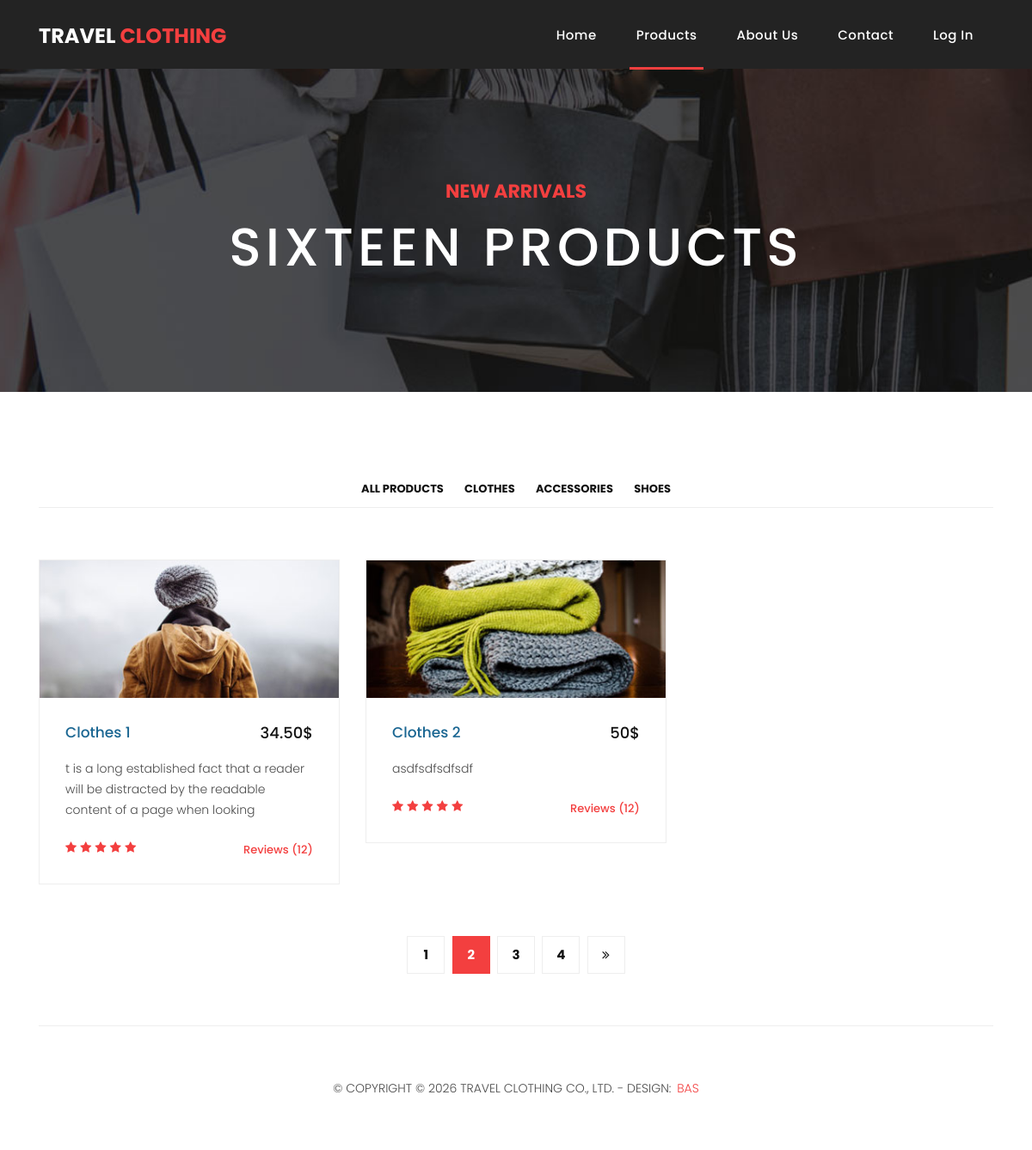
/product/1/, run on an earlier commit of the app's database.
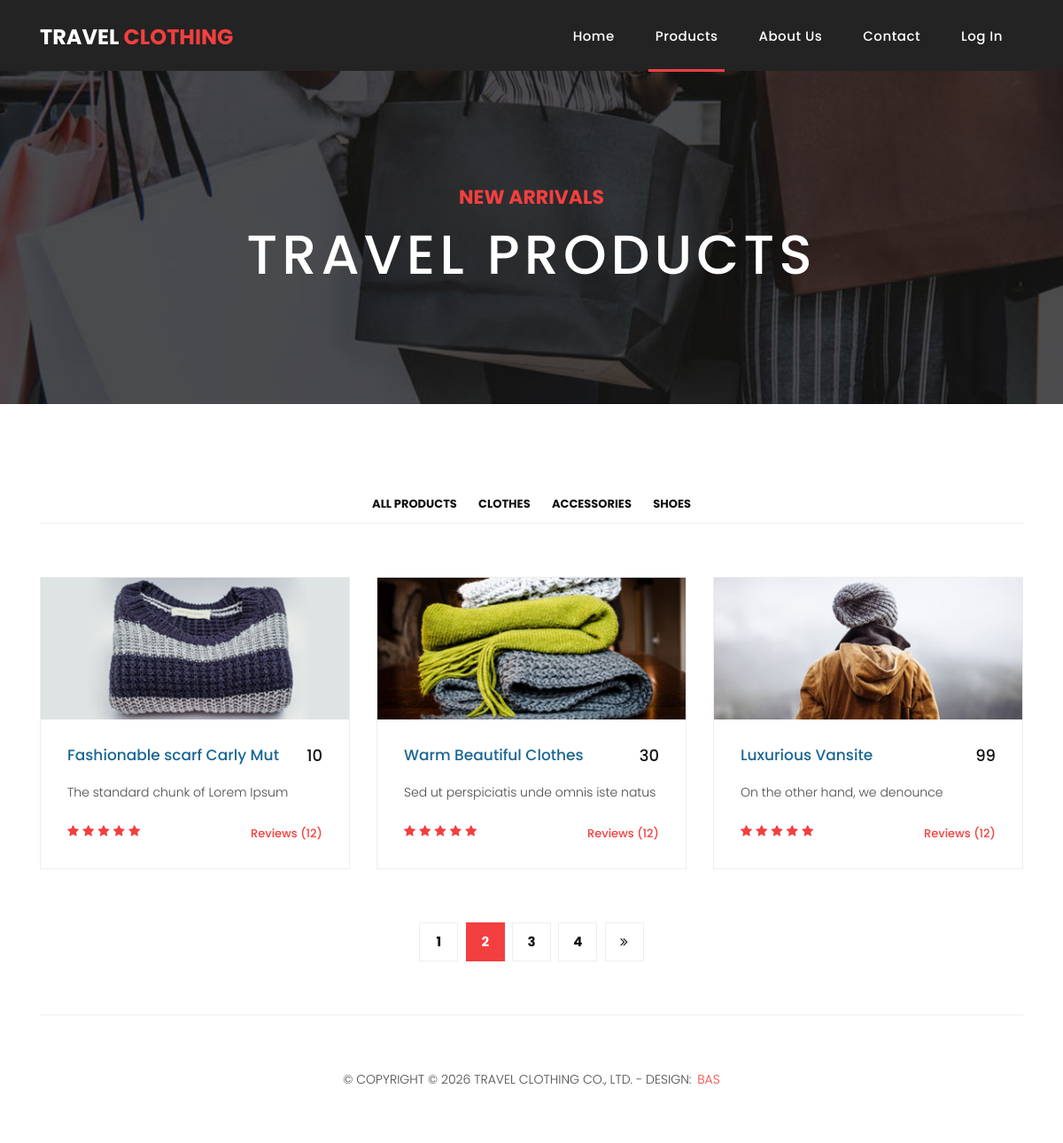
And on a later commit of the database.
### main/models.py (models this page shows, shortened)
class ProductTitle(models.Model):
    title = models.CharField('Title', max_length=50)
    subtitle = models.CharField('Subtitle', max_length=50)
    img = models.ImageField('Image', upload_to='images')

class ProductCategory(models.Model):
    name = models.CharField('Category Name', max_length=50)
    class Meta:
        verbose_name = 'Product Category'
        verbose_name_plural = 'Product Categories'

class Product(models.Model):
    category = models.ForeignKey(ProductCategory, on_delete=models.CASCADE, related_name='cat_prod')
    img = models.ImageField('Name', upload_to='images')
    name = models.CharField('Name', max_length=50)
    text = models.TextField('Text')
    price = models.PositiveIntegerField('Price')
    datetime = models.DateField('Datetime', auto_now=True)
    class Meta:
        ordering = ('-datetime',)

### main/views.py (the view)
# urls.py: path('product/<int:id>/', views.index_detail, name='index_detail')
def index_detail(request, id):
    product_title = ProductTitle.objects.all()[0]
    product_category = ProductCategory.objects.all()
    prod_list = ProductCategory.objects.filter(pk=id)
    return render(request, 'main/index_detail.html', context={
        'link':'products',
        'header_content':double_content()[0],
        'footer_content':double_content()[1],
        'product_title':product_title,
        'product_category':product_category,
	    'prod_list':prod_list,
    })

### main/views.py (called while the page is built)
def double_content():
    header_content = Header.objects.all()[0]
    footer_content = Footer.objects.all()[0]
    return [header_content, footer_content]

### main/templates/main/index_detail.html (shortened to what this page needs)
{% extends 'main/base.html' %}
  {% block body %}
    <div style="background-image: url({{ product_title.img.url }});" class="page-heading products-heading header-text">
      <div class="container">
        <div class="row">
          <div class="col-md-12">
            <div class="text-content">
              <h4>{{ product_title.title }}</h4>
              <h2>{{ product_title.subtitle }}</h2>
            </div>
          </div>
        </div>
      </div>
    </div>
    <div class="products">
      <div class="container">
        <div class="row">
          <div class="col-md-12">
            <div class="filters">
              <ul>
                  <a href="{% url 'products' %}"><li class="" data-filter="*">All Products</li></a>
                  {% for i in product_category %}
                    <a,LK  href="{% url 'index_detail' i.id %}"><li>{{ i.name }}</li></a>
                  {% endfor %}
              </ul>
            </div>
          </div>
          <div class="col-md-12">
            <div class="filters-content">
                <div class="row grid">
                    {% for i in prod_list %}
                        {% for j in i.cat_prod.all %}
                            <div class="col-lg-4 col-md-4 all des">
                                <div class="product-item">
                                  <a href="#"><img src="{{ j.img.url }}" alt=""></a>
                                  <div class="down-content">
                                    <a href="#"><h4>{{ j.name }}</h4></a>
                                    <h6>{{ j.price }}</h6>
                                    <p>{{ j.text }}</p>
                                    <ul class="stars">
                                      <li><i class="fa fa-star"></i></li>
                                      <li><i class="fa fa-star"></i></li>
                                      <li><i class="fa fa-star"></i></li>
                                      <li><i class="fa fa-star"></i></li>
                                      <li><i class="fa fa-star"></i></li>
                                    </ul>
                                    <span>Reviews (12)</span>
                                  </div>
                                </div>
                            </div>
                        {% endfor %}
                    {% endfor %}
                </div>
              </div>
              <div class="col-md-12">
                <ul class="pages">
                  <li><a href="#">1</a></li>
                  <li class="active"><a href="#">2</a></li>
                  <li><a href="#">3</a></li>
                  <li><a href="#">4</a></li>
                  <li><a href="#"><i class="fa fa-angle-double-right"></i></a></li>
                </ul>
              </div>
            </div>
          </div>
        </div>
        </div>
    {% endblock %}

What changed in the data, as far as the page shows it:
changed ProductTitle "NEW ARRIVALS": subtitle "SIXTEEN PRODUCTS" → "TRAVEL PRODUCTS"
changed ProductCategory "CLOTHES": loses Product (img (picture), name "Clothes 2", price "50$", text "asdfsdfsdfsdf"); gains Product (img (picture), name "Warm Beautiful Clothes", price "30", text "Sed ut perspiciatis unde omnis iste natus"); gains Product (img (picture), name "Luxurious Vansite", price "99", text "On the other hand, we denounce")
changed Product: img: a different picture; name "Clothes 1" → "Fashionable scarf Carly Mut"; price "34.50$" → "10"; text "t is a long established fact that a reader will be distracted by the readable content of a page when looking" → "The standard chunk of Lorem Ipsum"
